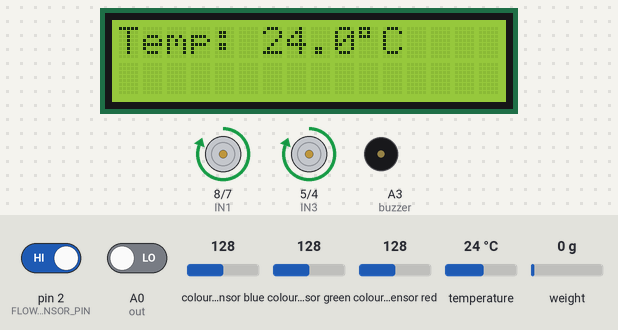
A sketch run on a simulated Arduino Uno, built with avr-gcc and run on an emulated ATmega328P. Parts: 16×2 character LCD, motor-driver pin pairs drawn as motors (green arrow = first pin HIGH = forward, orange = second pin HIGH = backward, longer = more drive, scaled by the enable pin), buzzer (waves = sounding, pin HIGH). Wiring (inferred from the names in the program): TCS3200 colour sensor: output pin 2; S2 pin 10; S3 pin 6; S0 pin 11; S1 pin 12. The inputs (shaded band) are chosen by the test bench; at power-on: temperature 24 °C, pin 2 (FLOW_SENSOR_PIN) HIGH, A0 (out) LOW, colour sensor blue 128, colour sensor green 128, colour sensor red 128, weight on the scale 0 g. Pins used as bus, display or sensor lines are not drawn; what the sketch prints to the serial monitor is not drawn.

Above: at 15.0 s.
15.1 s: temperature set to 20.8 °C
At 20.4 s:
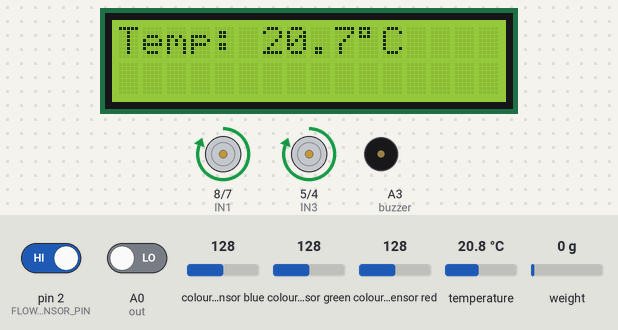
20.7 s: temperature set to 19.3 °C
At 24.9 s:
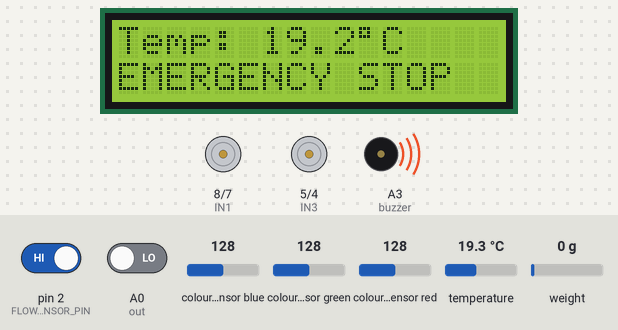
At 26.5 s:
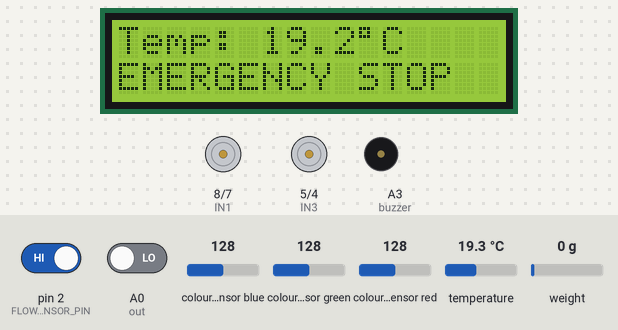
Timing chart, 0 to 28.0 s (numbered marks = the images above; inputs shaded):
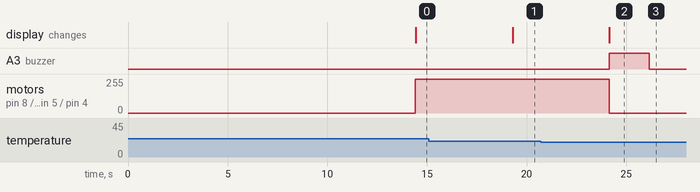

Measured:
- the behaviour switches between 20.1 and 20 °C on temperature (found by bisection; images 1 and 2)
- after the input at 15.1 s, the display: changes after 4.2 s (image 1)
- after the input at 20.7 s, A3 (buzzer): LOW → HIGH after 3.5 s, → LOW 2.0 s later; motor on pin 8 (IN1) / pin 7 (IN2), motor on pin 5 (IN3) / pin 4 (IN4): forward 255/255 → stopped after 3.4 s; the display: changes after 3.5 s (image 2)

The sketch:

hemodiyalsis.ino
```cpp
#include <Arduino.h>
#include "HX711.h"
#include <OneWire.h>
#include <DallasTemperature.h>
#include <Wire.h>
#include <LiquidCrystal_I2C.h>

LiquidCrystal_I2C lcd(0x27, 16, 2);  // <-- make sure 0x27 is the correct address

#define ENA 9
#define IN1 8
#define IN2 7
#define ENB 3
#define IN3 5
#define IN4 4

#define s0 11
#define s1 12
#define s2 10
#define s3 6
#define out A0

#define buzzer A3

const int tempSENSOR_PIN = 13;

OneWire oneWire(tempSENSOR_PIN);         // setup a oneWire instance
DallasTemperature tempSensor(&oneWire); // pass oneWire to DallasTemperature library

int   Red=0, Blue=0, Green=0;  //RGB values

float tempCelsius;    // temperature in Celsius

const int LOADCELL_DOUT_PIN = A1;
const int LOADCELL_SCK_PIN = A2;
const int FLOW_SENSOR_PIN = 2; // Flow sensor connected to digital pin 2 (interrupt)

volatile unsigned long pulseCount = 0;
unsigned long lastPulseTime = 0;
float flowRate = 0.0; // Flow rate in L/min
float scale_factor = 1.0;

HX711 scale;

// Flags
bool weightMeasured = false;
float measuredWeight = 0;
float estimatedVolume = 0; // in milliliters
float expectedTime = 0;    // in seconds

void setup() {
  // put your setup code here, to run once:
    // put your setup code here, to run once:

   lcd.init();
   lcd.backlight();
   lcd.clear();

   pinMode(s0,OUTPUT);     //pin modes
   pinMode(s1,OUTPUT);
   pinMode(s2,OUTPUT);
   pinMode(s3,OUTPUT);
   pinMode(out,INPUT);

  pinMode(IN1, OUTPUT);
  pinMode(IN2, OUTPUT);
  pinMode(ENA, OUTPUT);
  pinMode(IN3, OUTPUT);
  pinMode(IN4, OUTPUT);
  pinMode(ENB, OUTPUT);

  pinMode(buzzer,OUTPUT);

  tempSensor.begin();    // initialize the sensor

   Serial.begin(57600);

   digitalWrite(s0,HIGH); //Putting S0/S1 on HIGH/HIGH levels   means the output frequency scalling is at 100% (recommended)
   digitalWrite(s1,HIGH);   //LOW/LOW is off HIGH/LOW is 20% a


  scale.begin(LOADCELL_DOUT_PIN, LOADCELL_SCK_PIN);

  Serial.println("Starting calibration...");

  scale.begin(LOADCELL_DOUT_PIN, LOADCELL_SCK_PIN);

  Serial.println("Remove all weight...");
  delay(3000);
  scale.tare();  // Reset the scale to 0

  Serial.println("Now place a known weight (example 100g)...");
  delay(5000);

  long reading = scale.get_units(10);
  Serial.print("Units reading: ");
  Serial.println(reading);

  float known_weight = 175;  // <-- Change this to your known weight
  //scale_factor = (float)reading / known_weight;
  scale_factor = -0.005;
  Serial.print("Calculated scale factor: ");
  Serial.println(scale_factor, 5);

  Serial.println("Calibration complete!");
  scale.set_scale(scale_factor);

  // Setup flow sensor
  pinMode(FLOW_SENSOR_PIN, INPUT_PULLUP);
  attachInterrupt(digitalPinToInterrupt(FLOW_SENSOR_PIN), pulseCounter, FALLING);

}

void loop() {

  GetColors();

  digitalWrite(IN3, HIGH);
  digitalWrite(IN4, LOW);
  digitalWrite(IN1, HIGH);
  digitalWrite(IN2, LOW);


  // put your main code here, to run repeatedly:
  tempSensor.requestTemperatures();             // send the command to get temperatures
  tempCelsius = tempSensor.getTempCByIndex(0);  // read temperature in Celsius

  Serial.print("Temperature: ");
  Serial.print(tempCelsius);    // print the temperature in Celsius
  Serial.println("°C");
  delay(500);

  // Show temperature on LCD (first row)
  lcd.setCursor(0, 0);
  lcd.print("Temp: ");
  lcd.print(tempCelsius, 1); // one decimal place
  lcd.print((char)223); // degree symbol
  lcd.print("C    ");    // extra spaces to clear old chars

 // Emergency stop flag
bool emergencyStop = false;
bool alarm = false;
// Check temperature
if (tempCelsius >= 30 || tempCelsius <= 20) {
  Serial.println("Abnormal Temperature Detected!");
  emergencyStop = true;
}

// Check color sensor
if (Red > 15 && Red < 23 && (Green - Blue) <= 5) {
  Serial.println("Blood Detected!");
  emergencyStop = true;
}

// Apply emergency stop
if (emergencyStop) {
  analogWrite(ENA, 0);
  analogWrite(ENB, 0);
  lcd.setCursor(0, 1);
  lcd.print("EMERGENCY STOP ");
  digitalWrite(buzzer,HIGH);
  delay(2000);
  digitalWrite(buzzer,LOW);
  delay(10000);
} else {
  digitalWrite(buzzer,LOW);
  analogWrite(ENA, 255);
  analogWrite(ENB, 255);
}


  //float weight = scale.get_units(10);
  float weight = 200;
  Serial.print("Weight: ");
  Serial.print(weight, 2);
  Serial.println(" grams");

  if (!weightMeasured && weight > 100.0) {
    measuredWeight = weight; // Save the weight
    estimatedVolume = (measuredWeight) * 70.0; // 70 mL per 1 kg
    Serial.print("Measured weight: ");
    Serial.print(measuredWeight, 2);
    Serial.println(" grams");

    Serial.print("Estimated volume: ");
    Serial.print(estimatedVolume, 2);
    Serial.println(" mL");

    weightMeasured = true; // Do this only once
  }

  unsigned long currentMillis = millis();
  if (currentMillis - lastPulseTime >= 1000) {
    detachInterrupt(digitalPinToInterrupt(FLOW_SENSOR_PIN));

    float pulsesPerLiter = 450.0; // depends on your sensor, example 450 pulses per liter
    flowRate = (pulseCount / pulsesPerLiter) * 60.0; // L/min

    Serial.print("Flow rate: ");
    Serial.print(flowRate, 2);
    Serial.println(" L/min");

    if (weightMeasured && flowRate > 0.0) {
      float flowRate_mL_per_sec = (flowRate * 1000.0) / 60.0; // Convert L/min to mL/sec
      expectedTime = estimatedVolume / flowRate_mL_per_sec;

      Serial.print("Expected time: ");
      Serial.print(expectedTime, 2);
      Serial.println(" seconds");

     int countdown = (int)expectedTime;
      Serial.println("Starting countdown:");
      while (countdown > 0) {
        // Re-check color sensor
      analogWrite(ENA, 255);
      analogWrite(ENB, 255);
        GetColors();
        if (Red > 15 && Red < 23 && Green - Blue <= 5) {
       break;
}


        Serial.print(countdown);
        Serial.println(" seconds remaining...");
        delay(1000); // Wait 1 second
        countdown--;

        // Show countdown on LCD (second row)
        lcd.setCursor(0, 1);
        lcd.print("Time: ");
        lcd.print(countdown);
        lcd.print(" sec     "); // clear extra chars

      }


      if (countdown == 0) {
        Serial.println("Countdown finished!");
      }
    }

    pulseCount = 0;
    lastPulseTime = currentMillis;

    attachInterrupt(digitalPinToInterrupt(FLOW_SENSOR_PIN), pulseCounter, FALLING);
  }

  delay(500);

}

void GetColors()
{
  digitalWrite(s2,   LOW);                                           //S2/S3 levels define which set   of photodiodes we are using LOW/LOW is for RED LOW/HIGH is for Blue and HIGH/HIGH   is for green
  digitalWrite(s3, LOW);
   Red = pulseIn(out, digitalRead(out) == HIGH ? LOW : HIGH);       //here we wait   until "out" go LOW, we start measuring the duration and stops when "out" is   HIGH again, if you have trouble with this expression check the bottom of the code
   delay(20);
  digitalWrite(s3, HIGH);                                         //Here   we select the other color (set of photodiodes) and measure the other colors value   using the same techinque
  Blue = pulseIn(out, digitalRead(out) == HIGH ? LOW   : HIGH);
  delay(20);
  digitalWrite(s2, HIGH);
  Green = pulseIn(out,   digitalRead(out) == HIGH ? LOW : HIGH);
  delay(20);

}
void pulseCounter() {
  pulseCount++;
}
```
